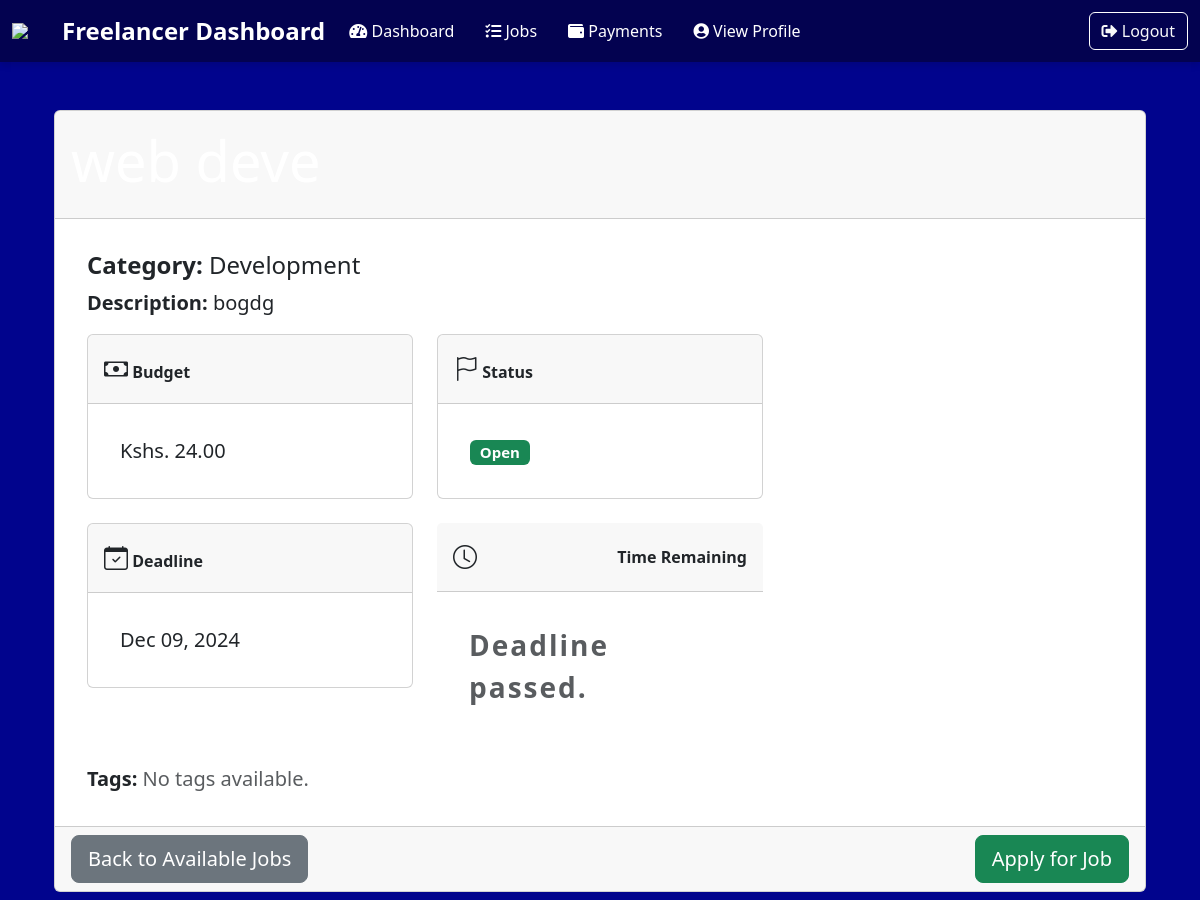
Page /job/1/ (upper part) on the earlier database version.
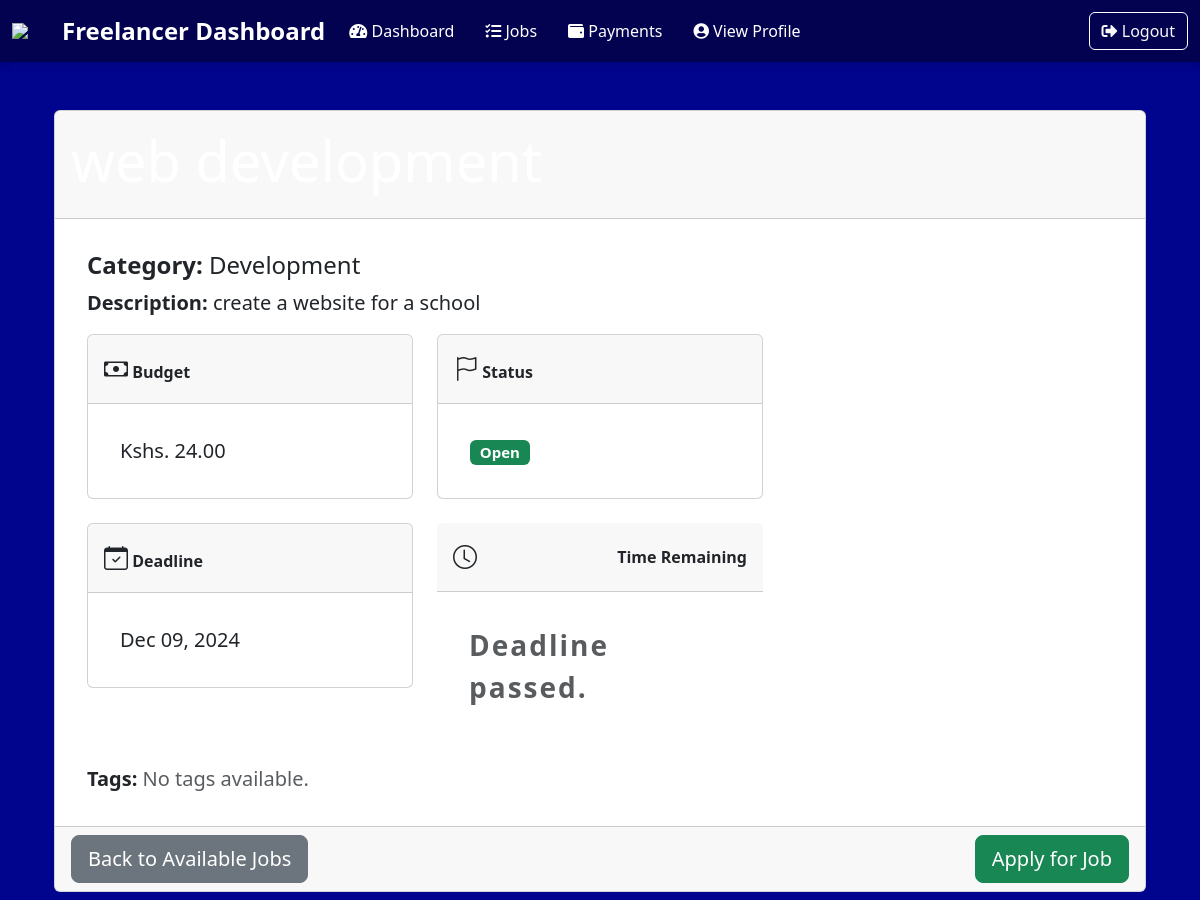
Same page on the later database version.
### admin_panel/models.py (models this page shows, shortened)
class JobPosting(models.Model):
    title = models.CharField(max_length=200)
    category = models.CharField(max_length=100)
    description = models.TextField()
    budget = models.DecimalField(max_digits=10, decimal_places=2)
    status = models.CharField(max_length=20, choices=[('Open', 'Open'), ('Closed', 'Closed')])
    created_at = models.DateTimeField(default=now)
    deadline = models.DateTimeField()
    current_applicants = models.IntegerField(default=0)
    max_applicants = models.IntegerField(null=True, blank=True)  # Optional
    tags = models.ManyToManyField('Tag', blank=True)

### freelancer/views.py (the view)
# urls.py: path('job/<int:job_id>/', views.freelancer_job_details, name='freelancer_job_details'),
def freelancer_job_details(request, job_id):
    job = get_object_or_404(JobPosting, id=job_id)
    if job.max_applicants:
        application_percentage = (job.current_applicants / job.max_applicants) * 100
    else:
        application_percentage = 0  # If no max applicants, set it to 0%
    return render(request, 'freelancer/freelancer_job_details.html', {
        'job': job,
        'application_percentage': application_percentage,
    })

### freelancer/templates/freelancer/freelancer_job_details.html (shortened to what this page needs)
{% extends 'freelancer/base.html' %}
{% block content %}
<div class="container mt-5">
    <div class="card">
        <div class="card-header  text-white">
            <h2 class="display-4">{{ job.title }}</h2>
        </div>
        <div class="card-body">
            <h5 class="card-title fs-4"><strong>Category:</strong> {{ job.category }}</h5>
            <p class="card-text fs-5"><strong>Description:</strong> {{ job.description }}</p>
            <div class="row">
                <div class="col-md-4 mb-4">
                    <div class="card ">
                        <div class="card-header  ">
                            <i class="bi bi-cash fs-4"></i> <strong>Budget</strong>
                        </div>
                        <div class="card-body">
                            <p class="card-text fs-5">Kshs. {{ job.budget }}</p>
                        </div>
                    </div>
                </div>
                <div class="col-md-4 mb-4">
                    <div class="card ">
                        <div class="card-header  ">
                            <i class="bi bi-flag fs-4"></i> <strong>Status</strong>
                        </div>
                        <div class="card-body">
                            <p class="card-text fs-5">
                                <span class="badge {% if job.status == 'Open' %}bg-success{% else %}bg-danger{% endif %}">
                                    {{ job.status }}
                                </span>
                            </p>
                        </div>
                    </div>
                </div>
            </div>
                <div class="row">
                <div class="col-md-4 mb-4">
                    <div class="card ">
                        <div class="card-header  ">
                            <i class="bi bi-calendar-check fs-4"></i> <strong>Deadline</strong>
                        </div>
                        <div class="card-body">
                            <p class="card-text fs-5">{{ job.deadline|date:"M d, Y" }}</p>
                        </div>
                    </div>
                </div>
<div class="col-md-4 mb-4">
    <div class="card-header   d-flex align-items-center justify-content-between">
        <i class="bi bi-clock fs-4"></i> <strong>Time Remaining</strong>
    </div>
    <div class="card-body">
        <div class="d-flex justify-content-center">
            <p class="card-text fs-3 text-danger fw-bold" id="countdown">00:00:00</p>
        </div>
    </div>
</div>
</div>
            <p class="card-text fs-5"><strong>Tags:</strong>
                {% for tag in job.tags.all %}
                    <span class="badge bg-info text-dark">{{ tag.name }}</span>
                {% empty %}
                    <span class="text-muted">No tags available.</span>
                {% endfor %}
            </p>
        </div>
        <div class="card-footer d-flex justify-content-between">
            <a href="{% url 'freelancer_available_jobs' %}" class="btn btn-lg btn-secondary">
                Back to Available Jobs
            </a>
            {% if job.status == 'Open' %}
            <a href="{% url 'apply_for_job' job_id=1 %}" class="btn btn-lg btn-success">
                Apply for Job
            </a>
            {% endif %}
        </div>
    </div>
</div>
{% endblock %}

Differences in the rows shown:
changed JobPosting "Development": description "bogdg" → "create a website for a school"
